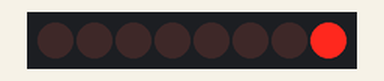
Simulated run of this sketch. Board: Arduino Uno, built with avr-gcc and run on an emulated ATmega328P. Parts: 8 shift-register outputs drawn as a row of LEDs (first output left, lit = HIGH). Wiring (inferred from the names in the program): shift register (74HC595): data pin 4; shift clock pin 2; latch pin 3. Wiring (inferred from the signals the program sends): row of LEDs: on Q0, Q1, Q2, Q3, Q4, Q5, Q6, Q7.

Above: at 0.2 s.
At 1.2 s:
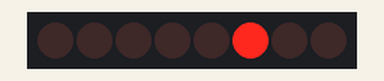
At 2.7 s:
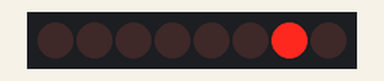
At 3.7 s:
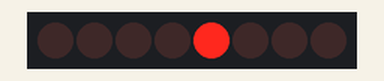
Timing chart, 0 to 4.6 s (numbered marks = the images above):
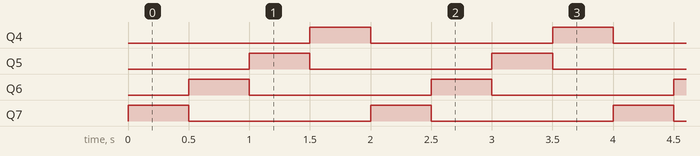

The sketch:

7.5_Shift_Register_on_your_own.ino
```cpp
/**
 **************************************************
 *
 * @file        7.5_Shift_Register_on_your_own.ino
 * @brief       Variation of the 7.5 Shift register example that moves one lit LED along the row (1, 2, 4, 8, then
 *              back to 1) instead of counting in binary.
 *              For details, connection diagram and more, check out the example documentation at: <link placeholder>
 * @author      Borna Zelenika @ soldered.com
 ***************************************************
 */

/*
This is a variable to which we pass the number of pin that we had connected the shift register's latch pin to. On the
74HC595 chip this pin is marked ST_CP. The latch is what tells the chip "the data I sent you is complete, show it now",
which is why the LEDs change all at once instead of flickering through every step.
The NULA board has a pin naming logic as follows: IO3, where 3 is the number that we give to the variable.
*/
int latchPin = 3;

/*
This is a variable to which we pass the number of pin that we had connected the shift register's clock pin to, marked
SH_CP on the chip. The clock is a pin we switch up and down, and every time it goes up the chip takes in one more bit.
This is how the chip knows when the next bit is ready.
*/
int clockPin = 2;

/*
This is a variable to which we pass the number of pin that we had connected the shift register's data pin to, marked DS
on the chip. This is the pin the bits themselves travel over, one after another.

Remember that each of the four LEDs on the shift register outputs needs its own 330 Ohm resistor in series with it,
exactly as if it were wired straight to the board.
*/
int dataPin = 4;

/*
This variable holds the value of our counter. Each pass through the loop it grows by one, and after 15 it starts over
from zero.
*/
int counter = 0;

void setup() {

  /*
  pinMode() is a function that configures the specified pin to behave either as an input or in this case as an output.
  All three pins going to the shift register are pins we write to, so all three go into OUTPUT mode.
  */
  pinMode(latchPin, OUTPUT);
  pinMode(clockPin, OUTPUT);
  pinMode(dataPin, OUTPUT);
}

void loop() {

  /*
  Here we keep our counter inside two bits. The "&" is a bitwise AND, and 0x03 is the hexadecimal way of writing the
  number 3, which in binary is 11. Combining a number with 11 this way keeps only its lowest two bits and throws
  the rest away, so the counter only runs 0, 1, 2, 3 and the shift below lights one of the four LEDs at a time.
  A byte is a variable that holds exactly eight bits, which is also exactly how much data the 74HC595 takes at a time.
  */
  byte value = 1 << (counter & 0x03);

  /*
  Pulling the latch pin LOW tells the chip that we are about to send new data and that it should not change its outputs
  yet. Without this the LEDs would visibly flicker while the bits are still arriving.
  */
  digitalWrite(latchPin, LOW);

  /*
  shiftOut() is a function that sends one byte out over a data pin, one bit at a time, pulsing the clock pin after each
  bit. LSBFIRST tells it to start with the least significant bit, meaning the rightmost one. The first bit sent travels
  furthest along the chip, which is why the lowest bit ends up on pin Q7.
  */
  shiftOut(dataPin, clockPin, LSBFIRST, value);

  /*
  Pulling the latch pin back HIGH tells the chip that the data is complete. Only now do the outputs change, and all
  eight of them change together.
  */
  digitalWrite(latchPin, HIGH);

  /*
  Count one up, and start over from zero once we pass 15, because four LEDs cannot show any number higher than that.
  */
  counter++;
  if (counter > 15){
    counter = 0;
  }

  /*
  delay() is a function that starts a pause in the code. Half a second is slow enough to follow the counting with your
  eyes. Feel free to experiment with this value.
  */
  delay(500);
}
```

Measured:
- by itself, Q4–7: alternates HIGH for 0.50 s and LOW for 1.5 s
- by itself, everything shown: repeats every 2.0 s, in 4 steps
